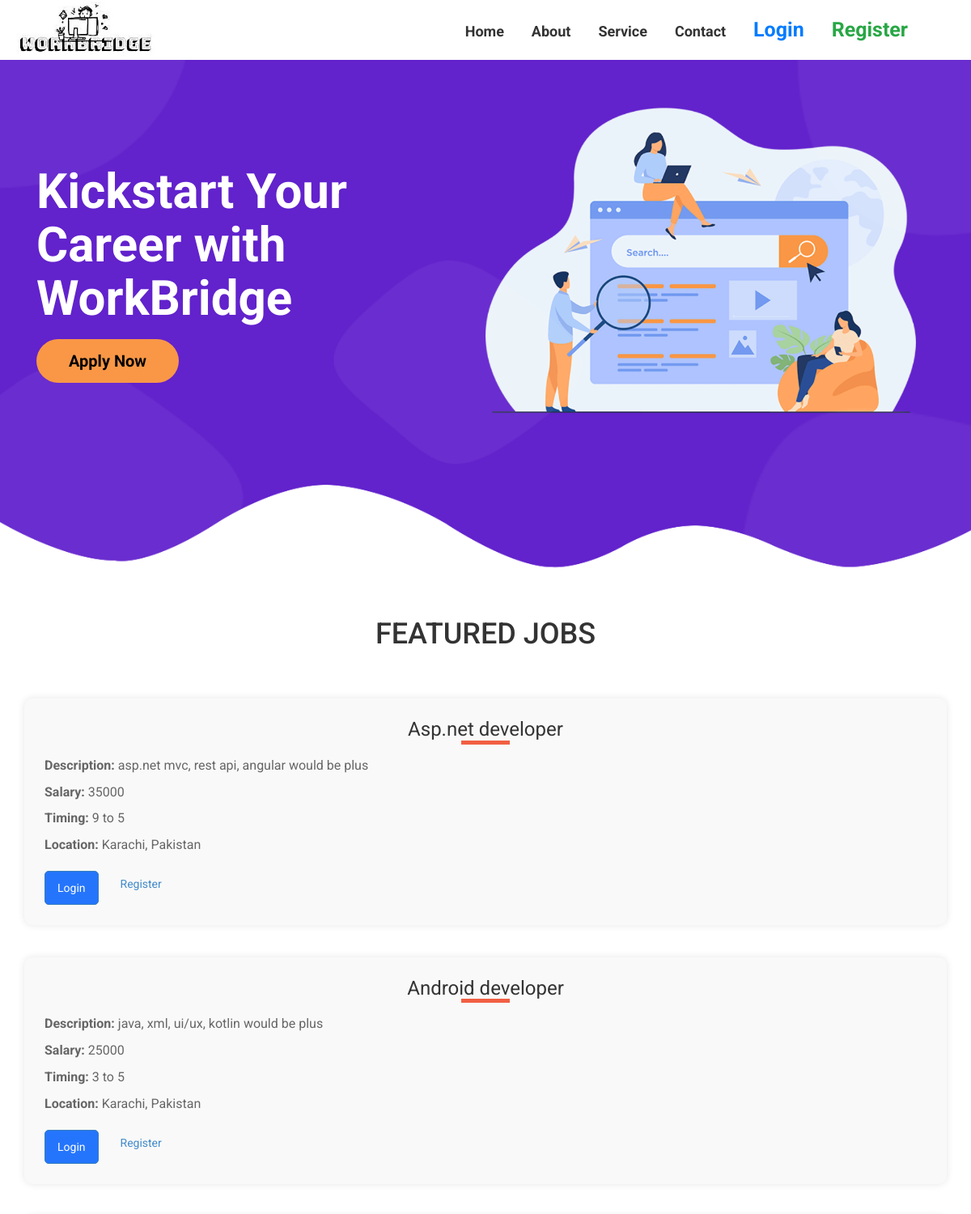
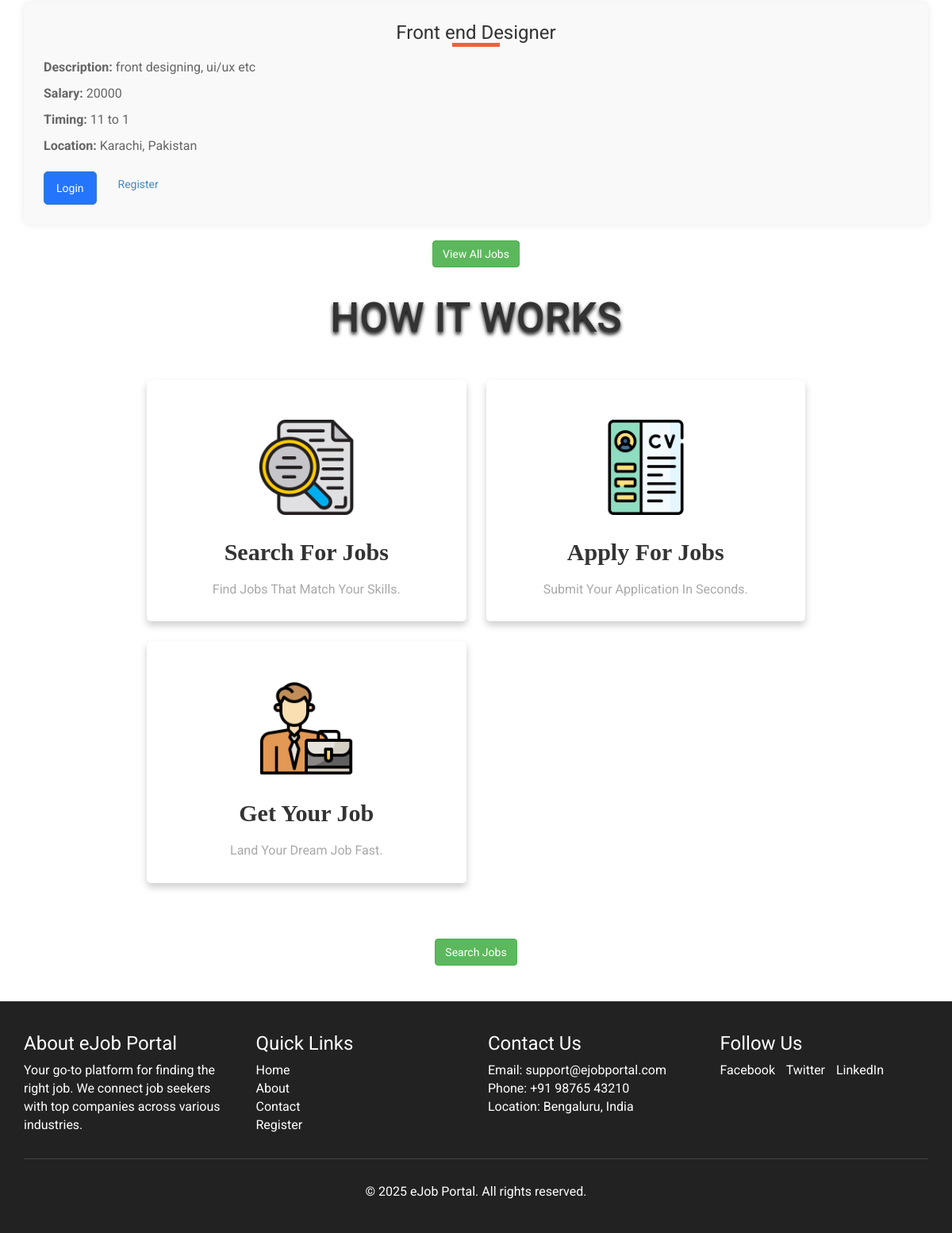
The page / on the database its author committed (2 pictures, top to bottom).
### tables this page shows
CREATE TABLE `jobs` (
  `jobid` int(11) NOT NULL,
  `title` varchar(50) NOT NULL,
  `catid` int(11) NOT NULL,
  `description` varchar(50) NOT NULL,
  `salary` varchar(50) NOT NULL,
  `timing` varchar(50) NOT NULL,
  `location` varchar(50) NOT NULL,
  `empid` int(11) NOT NULL
);

### job.php (the view, shortened to what this page needs)
<div class="banner" style="padding: 100px 0;">
    <div class="container" style="   width: 600px; margin-left: 0;">
        <h1 style="font-size: 60px;font-weight: bold; margin: 30px;">Kickstart Your Career with WorkBridge</h1>
        <a href="register.php" style="margin: 30px; padding: 15px 40px; font-size: 20px; background-color: #f99746; color: #000; border-radius: 30px; text-decoration: none; font-weight: bold; transition: background 0.3s ease;">
            Apply Now
        </a>
    </div>
    <div class="wave-bottom" style="margin-top: 60px;">
        <img src="images/bg-bottom.png" alt="wave design" style="width: 100%; height: auto;">
    </div>
</div>
<div class="container">
    <h1 class="title-of-featured-jobs">FEATURED JOBS</h1>
    <div class="single">
        <?php
        include('dbconnect.php');
        $sql = "SELECT * FROM jobs ORDER BY jobid DESC LIMIT 4";
        $rs = mysqli_query($con, $sql);
        while ($data = mysqli_fetch_array($rs)) {
        ?>
        <div class="col-md-12 job-card">
    <h2><?= $data['title'] ?></h2>
    <p><strong>Description:</strong> <?= $data['description'] ?></p>
    <p><strong>Salary:</strong> <?= $data['salary'] ?></p>
    <p><strong>Timing:</strong> <?= $data['timing'] ?></p>
    <p><strong>Location:</strong> <?= $data['location'] ?></p>
    <?php
    if (isset($_SESSION['type']) && $_SESSION['type'] == 2) {
        echo "<a href='single.php?jobid=" . $data["jobid"] . "' class='btn btn-primary'>Apply Now</a>";
    } else {
        echo '<a href="login.php" class="btn btn-primary">Login</a> ';
        echo '<a href="register.php" class="btn btn-secondary">Register</a>';
    }
    ?>
</div>
        <?php } ?>
        <div style="text-align: center; margin-top: 40px;">
            <a href="viewappjob.php" class="btn btn-success">View All Jobs</a>
        </div>
    </div>
</div>

### index.php (shortened to what this page needs)
<!DOCTYPE html>
<html lang="en">
<head>
    <?php include('header_link.php'); ?>
</head>
<body>
<?php
    include('header.php');
?>
<?php
    include('job.php');
?>
<?php
    include('WorkingSection.php');
?>
<?php
    include('footer.php');
?>
</body>
</html>

### header_link.php (shortened to what this page needs)
<link href="css/bootstrap-3.1.1.min.css" rel='stylesheet' type='text/css' />
<link href="css/style.css" rel='stylesheet' type='text/css' />
<link href="css/font-awesome.css" rel="stylesheet">
<link rel="stylesheet" href="//cdn.datatables.net/1.10.22/css/jquery.dataTables.min.css">

### header.php (shortened to what this page needs)
<nav class="navbar navbar-default" role="navigation">
    <div class="container">
        <div class="navbar-header">
            <a class="navbar-brand" href="index.php">
                <img src="images/logoReal3.jpg" alt="WorkBridge Logo" style="height: 70px; width: auto; margin: -10px;">
            </a>
        </div>
        <div class="navbar-collapse collapse" id="bs-example-navbar-collapse-1" style="height: 1px;">
            <ul class="nav navbar-nav" style="margin: 18px;">
                <?php
                    $type = $_SESSION['type'];
                    if ($type == 1) {
                        echo '
                        <div style=" text-align: center;">
                            <ul style="padding: 0; margin: 0; list-style: none;" class="navBarList">
                                <li style="display: inline; margin: 0 15px;"><a href="admin.php">Dashboard</a></li>
                                <li style="display: inline; margin: 0 15px;"><a href="categories.php">Categories</a></li>
                                <li style="display: inline; margin: 0 15px;"><a href="uploadjob.php">Jobs</a></li>
                                <li style="display: inline; margin: 0 15px;"><a href="application.php">View Application</a></li>
                                <li style="display: inline; margin: 0 15px;"><a href="logout.php" style="text-decoration: none; color: #007bff; font-weight: bold;">Logout</a></li>
                            </ul>
                        </div>
                        ';
                    } else {
                        echo '
                        <div style=" text-align: center;">
                            <ul style="padding: 0; margin: 0; list-style: none;" class="navBarList">
                                <li style="display: inline; margin: 0 15px;"><a href="index.php" style="text-decoration: none; color: #333; font-weight: bold; font-size: large;">Home</a></li>
                                <li style="display: inline; margin: 0 15px;"><a href="#" style="text-decoration: none; color: #333; font-weight: bold; font-size: large;">About</a></li>
                                <li style="display: inline; margin: 0 15px;"><a href="#" style="text-decoration: none; color: #333; font-weight: bold; font-size: large;">Service</a></li>
                                <li style="display: inline; margin: 0 15px;"><a href="#" style="text-decoration: none; color: #333; font-weight: bold; font-size: large;">Contact</a></li>
                                <li style="display: inline; margin: 0 15px;"><a href="login.php" style="text-decoration: none; color: #007bff; font-weight: bold; font-size: 25px;">Login</a></li>
                                <li style="display: inline; margin: 0 15px;"><a href="register.php" style="text-decoration: none; color: #28a745; font-weight: bold; font-size: 25px;">Register</a></li>
                            </ul>
                        </div>
                        ';
                    }
                ?>
            </ul>
        </div>
    </div>
</nav>

### WorkingSection.php (shortened to what this page needs)
<section class="mid-content">
        <div class="elearning">
           <div id="learning">
            <h1>HOW IT WORKS</h1>
        <div class="containerP2">
            <div class="box">
                <img src="images/search.png">
                <h2>Search For Jobs</h2>
                <p>Find jobs that match your skills.</p>
            </div>
            <div class="box">
                <img src="images/cv.png">
                <h2> Apply For Jobs</h2>
                <p>Submit your application in seconds.</p>
            </div>
            <div class="box">
                <img src="images/businessman.png">
                <h2>Get Your Job </h2>
                <p>Land your dream job fast.</p>
            </div>
        </div>
        <div style="text-align: center; margin-top: 40px;">
            <a href="viewappjob.php" class="btn btn-success">Search Jobs</a>
        </div>
        </div>
        </div>
    </section>

### footer.php
<footer style="background-color: #222; color: white; padding: 40px 0;">
  <div class="container">
    <div style="display: flex; flex-wrap: wrap; justify-content: space-between; gap: 30px;">
      <div style="flex: 1; min-width: 250px;">
        <h3>About eJob Portal</h3>
        <p>Your go-to platform for finding the right job. We connect job seekers with top companies across various industries.</p>
      </div>
      <div style="flex: 1; min-width: 200px;">
        <h3>Quick Links</h3>
        <ul style="list-style: none; padding: 0;">
          <li><a href="index.php" style="color: white; text-decoration: none;">Home</a></li>
          <li><a href="about.php" style="color: white; text-decoration: none;">About</a></li>
          <li><a href="contact.php" style="color: white; text-decoration: none;">Contact</a></li>
          <li><a href="register.php" style="color: white; text-decoration: none;">Register</a></li>
        </ul>
      </div>
      <div style="flex: 1; min-width: 200px;">
        <h3>Contact Us</h3>
        <p>Email: support@ejobportal.com</p>
        <p>Phone: +91 98765 43210</p>
        <p>Location: Bengaluru, India</p>
      </div>
      <div style="flex: 1; min-width: 200px;">
        <h3>Follow Us</h3>
        <a href="#" style="color: white; margin-right: 10px; text-decoration: none;">Facebook</a>
        <a href="#" style="color: white; margin-right: 10px; text-decoration: none;">Twitter</a>
        <a href="#" style="color: white; text-decoration: none;">LinkedIn</a>
      </div>
    </div>
    <hr style="margin: 30px 0; border-color: #444;">
    <div style="text-align: center;">
      <p style="margin: 0;">&copy; 2025 eJob Portal. All rights reserved.</p>
    </div>
  </div>
</footer>

### css/style.css (style rules this page uses)
h4, h5, h6, h1, h2, h3 { margin-top: 0; }
ul, ol { margin: 0; }
p { margin: 0; }
html, body { font-family: 'Roboto', sans-serif; font-size: 100%; background:#fff; }
body a { transition:0.5s all; -webkit-transition:0.5s all; -moz-transition:0.5s all; -o-transition:0.5s all; -ms-transition:0.5s all; }
.navbar-default { background-color: white !important; border-color: white; border-radius: 0px; }
.navbar { min-height:100%; margin-bottom:0; }
.navbar-nav { margin: 18px; float: right; }
.navbar-brand { height:100%; padding:10px 15px; }
.single h2, .content_bottom h3, .about_bottom h3 { color:#000; font-size:2em; margin-bottom:1.5em; font-weight: 400; text-align:center; }
.single h2::after, .content_bottom h3:after, .grid_1 h3:after, .about_bottom h3:after { background:#f15f43; content: ""; display: block; height: 5px; width: 60px; margin: 0 auto; }
.headings h1, h2,h3,h4,h5,h6 { font-weight:400; }

### job.php (style rules this page uses)
.banner { position: relative; background-image: url(images/bg2.png); background-size: cover; background-position: center; min-height: 630px; color: white; padding: 60px 0; }
.wave-bottom { position: absolute; bottom: 0; left: 0; width: 100%; line-height: 0; z-index: 0; }
.wave-bottom img { display: block; width: 100%; height: auto; pointer-events: none; }
.job-card { background-color: #ffffff; border-radius: 12px; box-shadow: 0 4px 12px rgba(0,0,0,0.1); padding: 25px; margin: 20px 0; transition: transform 0.2s ease, box-shadow 0.3s ease; }
.job-card h2 { font-size: 24px; color: #333; margin-bottom: 10px; }
.job-card p { color: #555; margin-bottom: 8px; }
.job-card .btn { margin-right: 10px; }
.container .single .col-md-12 { background-color: #f9f9f9; padding: 25px; margin: 20px 0; border-radius: 10px; box-shadow: 0 0 10px rgba(0,0,0,0.1); }
.container .single p { color: #666; margin-bottom: 10px; }
.btn-primary { background-color: #2575fc; color: white; padding: 10px 15px; border-radius: 5px; text-decoration: none; display: inline-block; margin-top: 10px; }
.title-of-featured-jobs { margin-top: 60px; text-align: center; }

### WorkingSection.php (style rules this page uses)
.mid-content { margin: 35px; padding: 0 10%; padding-bottom: 10px; text-transform: capitalize; }
.elearning h1 { text-align: center; font-size: 52px; font-family:'fantasy' sans-serif; text-shadow: 0px 3px 5px black; }
.containerP2 { margin: 20px auto; padding: 30px; display: grid; gap: 25px; grid-template-columns: repeat( auto-fit ,minmax(275px, 1fr)); }
.box { height: 70px auto; padding: 20px; text-align: center; border-radius: 5px; background: white; box-shadow:0px 5px 10px rgba(0, 0, 0, 0.2); }
.box img { height: 120px; margin: 30px; }
.box h2 { font-family: 'Baloo Bhai'; font-weight: bold; }
.box p { color: darkgray; line-height: 2.6; text-align: center; }

### rows shown on the page
jobs: title "Asp.net developer", description "asp.net mvc, rest api, angular would be plus", salary "35000", timing "9 to 5", location "Karachi, Pakistan"
jobs: title "Android developer", description "java, xml, ui/ux, kotlin would be plus", salary "25000", timing "3 to 5", location "Karachi, Pakistan"
jobs: title "Front end Designer", description "front designing, ui/ux etc", salary "20000", timing "11 to 1", location "Karachi, Pakistan"
